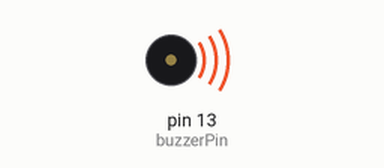
Bench run of a sketch on a simulated Arduino Uno, built with avr-gcc and run on an emulated ATmega328P. On the bench: buzzer (waves = sounding, pin HIGH).

Above: at 0.5 s.
Timing chart, 0 to 4.6 s (numbered marks = the images above):
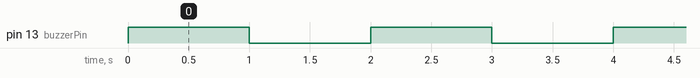

The sketch:

Buzzer.ino
```cpp
const int buzzerPin = 13;


void setup() {

  pinMode(buzzerPin, OUTPUT);
  digitalWrite(buzzerPin, HIGH);

}


void loop(){

  digitalWrite(buzzerPin, HIGH);
  delay(1000);
  digitalWrite(buzzerPin, LOW);
  delay(1000);

}
```

Measured:
- by itself, pin 13 (buzzerPin): alternates HIGH for 1.0 s and LOW for 1.0 s
